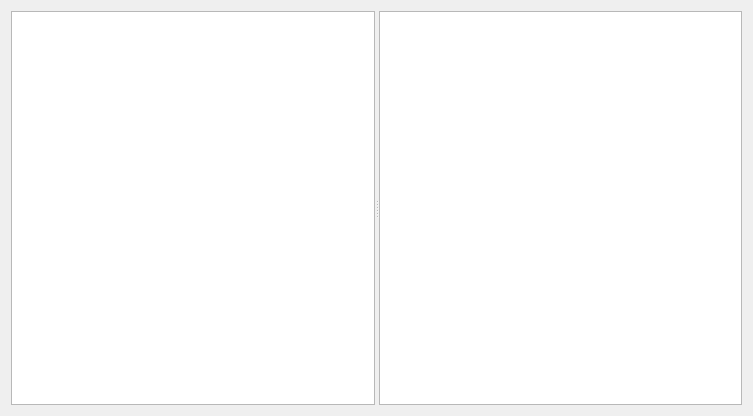
<?xml version="1.0" encoding="UTF-8"?>
<ui version="4.0">
 <class>Widget</class>
 <widget class="QWidget" name="Widget">
  <property name="windowModality">
   <enum>Qt::NonModal</enum>
  </property>
  <property name="geometry">
   <rect>
    <x>0</x>
    <y>0</y>
    <width>753</width>
    <height>416</height>
   </rect>
  </property>
  <property name="windowTitle">
   <string>Задачи</string>
  </property>
  <layout class="QHBoxLayout" name="horizontalLayout">
   <item>
    <widget class="QSplitter" name="splitter">
     <property name="orientation">
      <enum>Qt::Horizontal</enum>
     </property>
     <widget class="QListWidget" name="taskList">
      <property name="maximumSize">
       <size>
        <width>16777215</width>
        <height>16777215</height>
       </size>
      </property>
     </widget>
     <widget class="QTextEdit" name="taskText"/>
    </widget>
   </item>
  </layout>
 </widget>
 <layoutdefault spacing="6" margin="11"/>
 <resources/>
 <connections/>
</ui>
